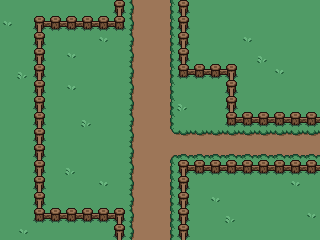

Rendered tile map (Tiled .tmx) drawn with the repository's tilesets; below, a short description and the full map source, tile grids included:
An orthogonal 20x15 tile map with 16x16 px tiles, 3 tile layers (Desen Katmanı 1, Desen Katmanı 2, Desen Katmanı 3).

<map version="1.10" tiledversion="1.12.1" orientation="orthogonal" renderorder="right-down" width="20" height="15" tilewidth="16" tileheight="16" infinite="0" nextlayerid="4" nextobjectid="1">
 <tileset firstgid="1" source="plains.tsx" />
 <layer id="1" name="Desen Katmanı 1" width="20" height="15">
  <data encoding="csv">
9,9,9,9,9,9,9,9,9,9,9,9,9,9,9,9,9,9,9,9,
9,9,9,9,9,9,9,9,9,9,9,9,9,9,9,9,9,9,9,9,
9,9,9,9,9,9,9,9,9,9,9,9,9,9,9,9,9,9,9,9,
9,9,9,9,47,9,9,9,9,9,9,9,9,9,9,9,9,9,9,9,
9,9,9,9,9,9,9,9,9,9,9,9,9,9,9,9,9,9,9,9,
9,9,9,9,9,9,9,9,9,9,9,9,9,9,9,9,9,9,9,9,
9,9,9,9,9,9,9,9,9,9,9,9,9,9,9,9,9,9,9,9,
9,9,9,9,9,9,47,9,9,9,9,9,9,9,9,9,9,9,9,9,
9,9,9,9,9,9,9,9,9,9,9,9,9,9,9,9,9,9,9,9,
9,9,9,9,9,9,9,9,9,9,9,9,9,9,9,9,9,9,9,9,
9,9,9,9,9,9,9,9,9,9,9,9,9,9,9,9,9,9,9,9,
9,9,9,9,9,9,9,9,9,9,9,9,9,9,9,9,9,9,9,9,
9,9,9,9,9,9,9,9,9,9,9,9,9,9,9,9,9,9,9,9,
9,9,9,9,9,9,9,9,9,9,9,9,9,9,9,9,9,9,9,9,
9,9,9,9,9,9,9,9,9,9,9,9,9,9,9,9,9,9,9,9
</data>
 </layer>
 <layer id="2" name="Desen Katmanı 2" width="20" height="15">
  <data encoding="csv">
49,49,49,49,49,49,49,49,49,49,49,49,49,49,49,49,49,49,49,49,
49,49,49,49,49,49,49,49,49,49,49,49,49,49,49,49,49,49,49,49,
49,49,49,49,49,49,49,49,49,49,49,49,49,49,49,49,49,49,49,49,
49,49,49,49,49,49,49,49,49,49,49,49,49,49,49,49,49,49,49,49,
49,49,49,49,49,49,49,49,49,49,49,49,49,49,49,49,49,49,49,49,
49,49,49,49,49,49,49,49,49,49,49,49,49,49,49,49,49,49,49,49,
49,49,49,49,49,49,49,49,49,49,49,49,49,49,49,49,49,49,49,49,
49,49,49,49,49,49,49,49,49,49,49,49,49,49,49,49,49,49,49,49,
49,49,49,49,49,49,49,49,49,49,49,49,49,49,49,49,49,49,49,49,
49,49,49,49,49,49,49,49,49,49,49,49,49,49,49,49,49,49,49,49,
49,49,49,49,49,49,49,49,49,49,49,49,49,49,49,49,49,49,49,49,
49,49,49,49,49,49,49,49,49,49,49,49,49,49,49,49,49,49,49,49,
49,49,49,49,49,49,49,49,49,49,49,49,49,49,49,49,49,49,49,49,
49,49,49,49,49,49,49,49,49,49,49,49,49,49,49,49,49,49,49,49,
49,49,49,49,49,49,49,49,49,49,49,49,49,49,49,49,49,49,49,49
</data>
 </layer>
 <layer id="3" name="Desen Katmanı 3" width="20" height="15">
  <data encoding="csv">
0,0,0,0,0,0,0,50,8,9,10,50,49,0,0,0,0,0,0,0,
47,0,51,64,64,64,64,65,8,9,10,50,49,0,0,0,0,0,0,0,
0,0,56,0,0,0,47,0,8,9,10,50,49,0,0,47,0,0,0,0,
0,0,56,0,47,0,0,0,8,9,10,50,49,0,0,0,48,0,0,0,
0,48,56,0,0,0,0,0,8,9,10,63,64,64,53,0,0,47,0,0,
0,0,56,0,47,0,0,0,8,9,10,0,0,0,50,0,0,0,0,0,
0,0,56,0,0,0,0,0,8,9,10,48,0,0,50,49,49,49,49,49,
0,0,56,0,0,48,0,0,8,9,10,49,49,49,63,70,70,70,70,70,
0,0,56,0,0,0,0,0,8,9,11,3,3,3,3,3,3,3,3,3,
0,0,56,0,0,0,0,0,8,9,5,15,15,15,15,15,15,15,15,15,
0,0,56,0,48,0,0,0,8,9,10,51,70,70,70,70,70,70,70,70,
0,0,56,0,0,0,47,0,8,9,10,56,0,0,0,0,0,0,47,0,
0,0,56,0,0,0,0,0,8,9,10,56,0,47,0,0,0,0,0,0,
0,0,69,64,64,64,64,59,8,9,10,56,0,0,48,0,0,0,0,47,
0,47,0,0,0,0,0,50,8,9,10,56,0,0,0,0,0,0,0,0
</data>
 </layer>
</map>
